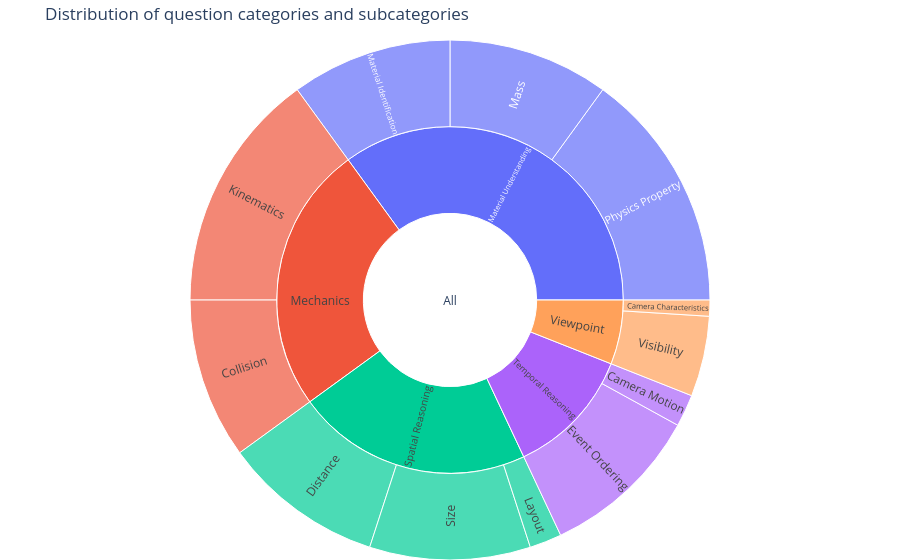

Source (notebook cell):
### Code cell
import json
import plotly.graph_objects as go

# Paths
PATH_BAL_SUB = "/data0/sebastian.cavada/compositional-physics/tiny_vqa_deterministic/answering_questions/balancing_sub_categories.json"
PATH_DATA = "/data0/sebastian.cavada/compositional-physics/tiny_vqa_deterministic/simple_vqa.json"

# Your mappings
mapping_sub = {
    "visibility": "Visibility",
    "material_identification": "Material Identification",
    "size": "Size",
    "camera_characteristics": "Camera\nCharacteristics",
    "physics_property": "Physics Property",
    "kinematics": "Kinematics",
    "collision": "Collision",
    "mass": "Mass",
    "camera_motion": "Camera Motion",
    "layout": "Layout",
    "distance": "Distance",
    "event_ordering": "Event Ordering",
}

mapping_cat = {
    "mechanics": "Mechanics",
    "spatial_reasoning": "Spatial Reasoning",
    "visual_percetion": "Visual Perception",
    "temporal": "Temporal Reasoning",
    "view_point": "Viewpoint",
    "material_understanding": "Material Understanding",
}

with open(PATH_BAL_SUB) as f:
    balancing = json.load(f)  # {sub_category: fraction}
with open(PATH_DATA) as f:
    data = json.load(f)  # {main_cat: {id: {"sub_category": ...}, ...}}

labels = ["All"]
parents = [""]
values = [0.0]

main_totals = {}
subs_for_main = {}

for main_cat, items in data.items():
    seen = set()
    for _, props in items.items():
        if isinstance(props, dict):
            sc = props.get("sub_category")
            if sc and sc in balancing:
                seen.add(sc)
    if not seen:
        continue
    total = sum(balancing[sc] for sc in seen)
    if total <= 0:
        continue
    main_totals[main_cat] = total
    subs_for_main[main_cat] = sorted(seen)

# add main categories
for main_cat, total in main_totals.items():
    labels.append(mapping_cat.get(main_cat, main_cat))
    parents.append("All")
    values.append(total)

# add subcategories under each main category
for main_cat, sc_list in subs_for_main.items():
    parent_label = mapping_cat.get(main_cat, main_cat)
    for sc in sc_list:
        labels.append(mapping_sub.get(sc, sc))
        parents.append(parent_label)
        values.append(balancing[sc])

values[0] = sum(main_totals.values())

fig = go.Figure(
    go.Sunburst(
        labels=labels,
        parents=parents,
        values=values,
        branchvalues="total",
        insidetextorientation="radial",
        hovertemplate="<b>%{label}</b><br>%{value:.2%}<extra></extra>",
    )
)
fig.update_layout(
    title="Distribution of question categories and subcategories",
    margin=dict(t=40, l=0, r=0, b=0),
)
fig.show()

### Figure 1 — Plotly figure (JSON) as saved in the notebook; plotly's stock layout.template omitted (floating-point values rounded to 4 significant figures)
{"data": [{"branchvalues": "total", "hovertemplate": "<b>%{label}</b><br>%{value:.2%}<extra></extra>", "insidetextorientation": "radial", "labels": ["All", "Spatial Reasoning", "Mechanics", "Material Understanding", "Viewpoint", "Temporal Reasoning", "Distance", "Layout", "Size", "Collision", "Kinematics", "Mass", "Material Identification", "Physics Property", "Camera\nCharacteristics", "Visibility", "Camera Motion", "Event Ordering"], "parents": ["", "All", "All", "All", "All", "All", "Spatial Reasoning", "Spatial Reasoning", "Spatial Reasoning", "Mechanics", "Mechanics", "Material Understanding", "Material Understanding", "Material Understanding", "Viewpoint", "Viewpoint", "Temporal Reasoning", "Temporal Reasoning"], "type": "sunburst", "values": [1, 0.22, 0.25, 0.35, 0.06, 0.12, 0.1, 0.02, 0.1, 0.1, 0.15, 0.1, 0.1, 0.15, 0.01, 0.05, 0.02, 0.1]}], "layout": {"margin": {"b": 0, "l": 0, "r": 0, "t": 40}, "title": {"text": "Distribution of question categories and subcategories"}}}
